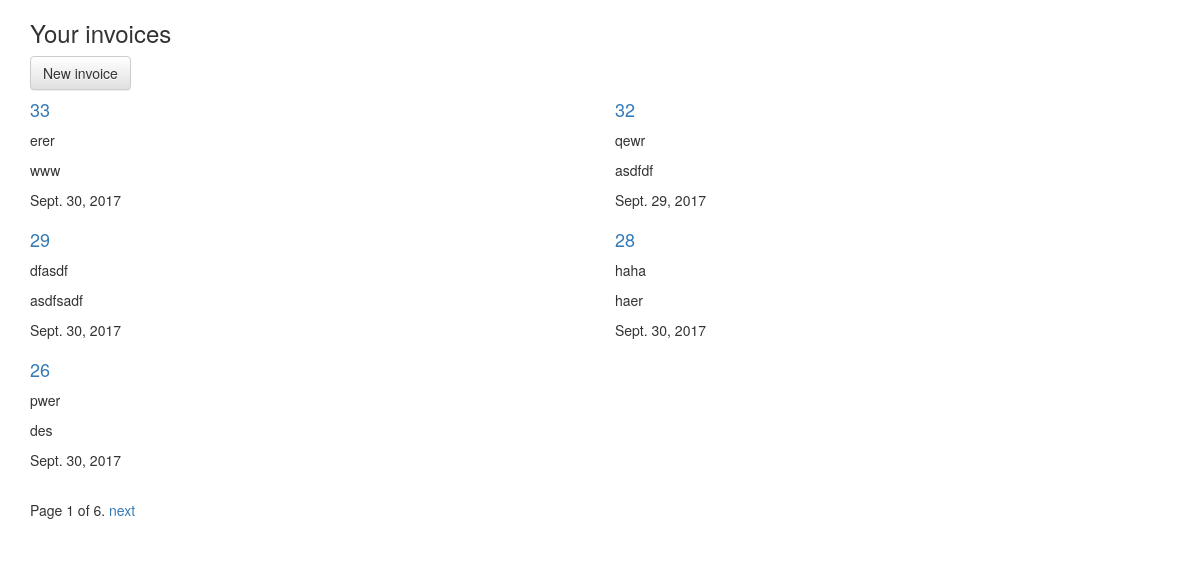
The app's page / (signed in), older data.
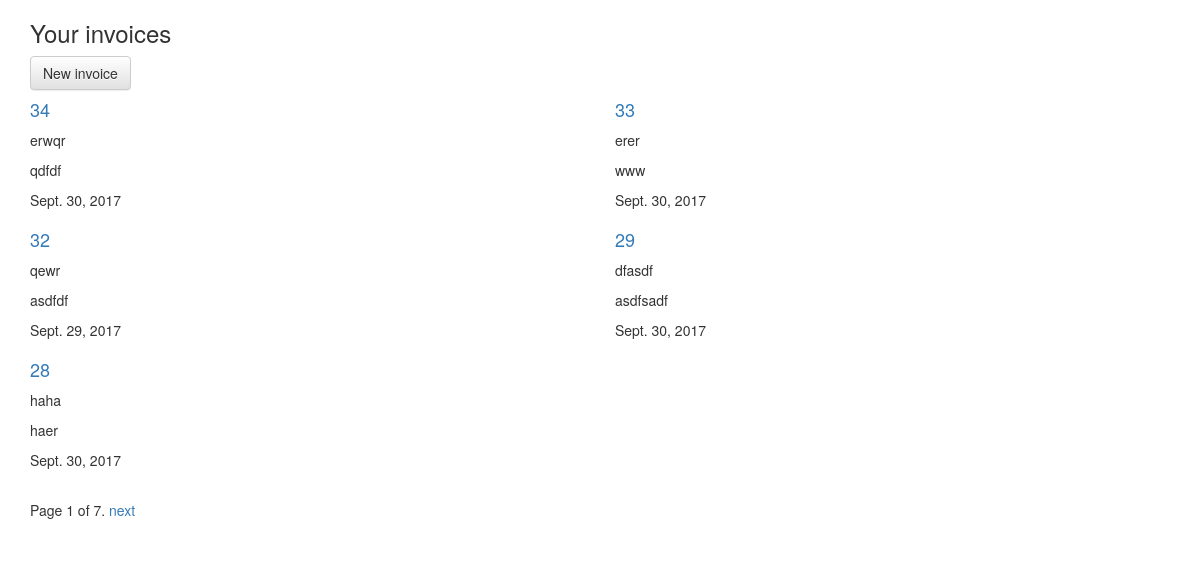
The same page, newer data.
### invoices/models.py (models this page shows, shortened)
class Invoice(models.Model):
    user = models.ForeignKey(settings.AUTH_USER_MODEL, default=1)
    sender = models.CharField(max_length=127)
    receiver = models.CharField(max_length=127)
    notes = models.TextField(blank=True)
    terms = models.TextField(blank=True)
    date = models.DateField()
    due_date = models.DateField()
    payment_term = models.CharField(
        max_length=2,
        choices=PAYMENT_TERMS_CHOICES,
        default=UPON_RECEIPT,
    )
    discount_type = models.CharField(
        max_length = 1,
        choices=DISCOUNT_TYPE_CHOICES,
        default=PERCENT,
    )
    discount = models.IntegerField(
        default=0,
    )
    tax_type = models.CharField(
        max_length=1,
        choices=TAX_TYPE_CHOICES,
        default=PERCENT,
    )
    tax = models.IntegerField(
        default=0,
    )
    shipping_price = models.IntegerField(
        default=0,
    )
    subtotal = models.IntegerField(
        default=0,
    )
    total = models.IntegerField(
        default=0
    )
    updated = models.DateTimeField(auto_now=True, auto_now_add=False)
    timestamp  = models.DateTimeField(auto_now=False, auto_now_add=True)
    def get_absolute_url(self):
        return reverse('invoices:detail', kwargs={'id': self.id})

### invoices/views.py (the view)
# urls.py: url(r'^$', invoice_list),
def invoice_list(request):
    if not request.user.is_authenticated or not request.user.is_superuser:
        raise Http404
    invoice_list = Invoice.objects.filter(user_id=request.user.id).order_by("-timestamp")
    paginator = Paginator(invoice_list, 5)
    page = request.GET.get('page')
    try:
        invoices = paginator.page(page)
    except PageNotAnInteger:
        invoices = paginator.page(1)
    except EmptyPage:
        invoices = paginator.page(paginator.num_pages)
    return render(request, 'invoice_list.html', {'invoices': invoices})

### templates/invoice_list.html (shortened to what this page needs)
{% extends 'base.html' %}
{% block content %}
<h3>Your invoices</h3>
<a href="{% url 'invoices:create' %}"><button class="btn btn-default">New invoice</button></a>
<div class="row">
  {% for invoice in invoices %}
    <div class='col-sm-6'>
      <h4><a href='{{invoice.get_absolute_url}}'>{{ invoice.id }}</a></h4>
      <p>{{ invoice.receiver }}</p>
      <p>{{ invoice.sender }}</p>
      <p>{{ invoice.due_date }}</p>
    </div>
   {% cycle "" "</div><div class='row'>" %}
  {% endfor %}
</div>
<div class="pagination">
  <span class="step-links">
    <span class="current">
      Page {{ invoices.number }} of {{ invoices.paginator.num_pages }}.
    </span>
    {% if invoices.has_next %}
      <a href="?page={{ invoices.next_page_number }}">next</a>
    {% endif %}
  </span>
</div>
{% endblock content %}

Row changes from the older to the newer data that the page shows:
no longer on this page (row unchanged): Invoice: id "26", receiver "pwer", sender "des", due_date "Sept. 30, 2017"
added Invoice: id "34", receiver "erwqr", sender "qdfdf", due_date "Sept. 30, 2017"
Text that changed along with them:
{{ invoices.paginator.num_pages }}: "6" → "7"
